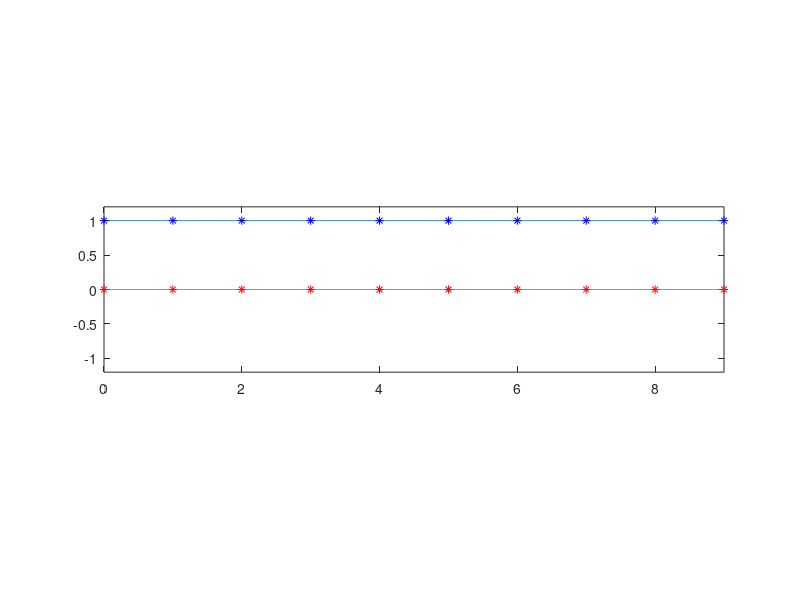
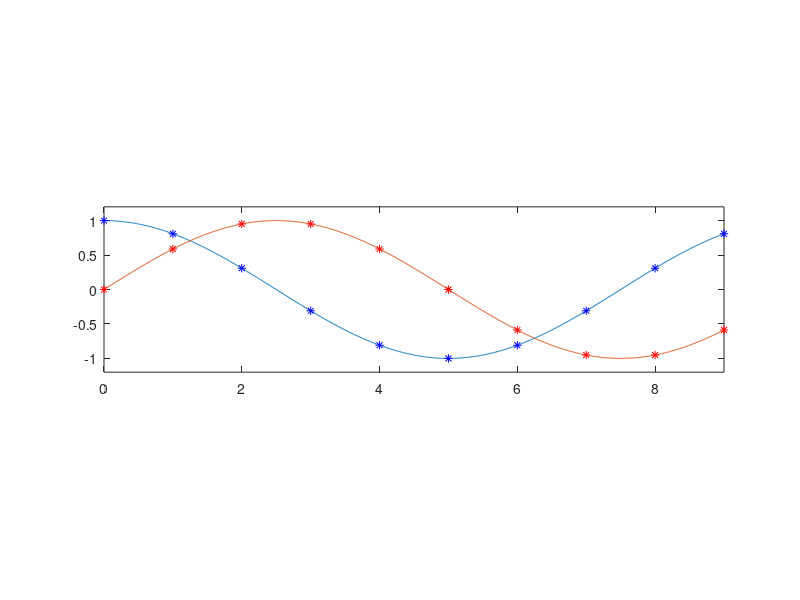
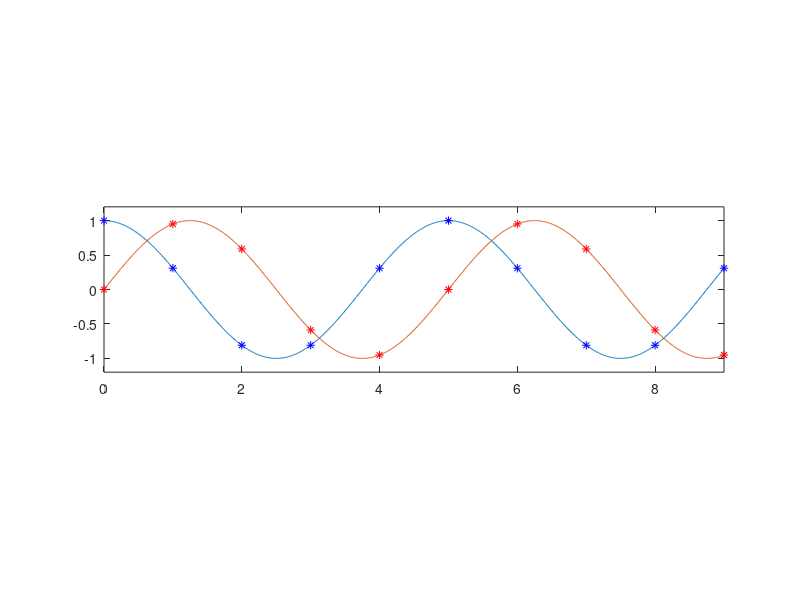
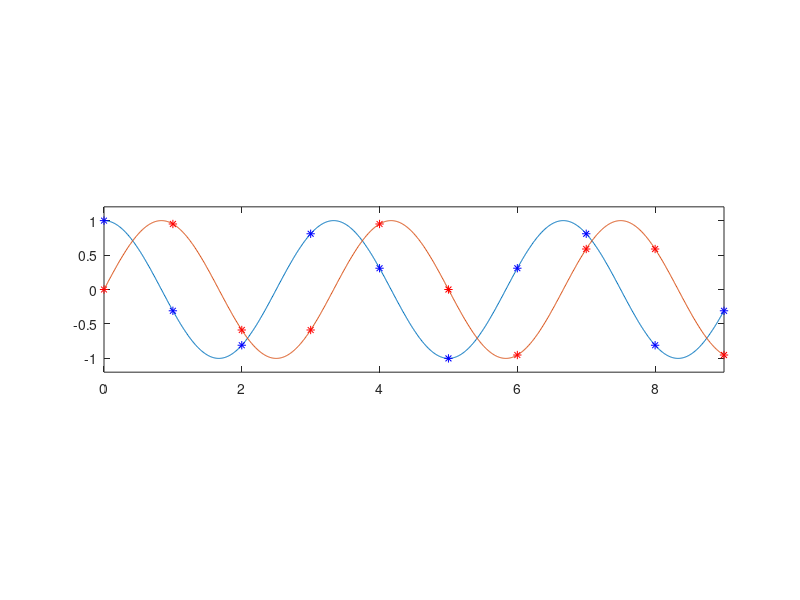

Reproduce these figures in MATLAB, in order.
M = 10;
xk = 1;
x = linspace(0,9,1000);
for i = 0:9
  valos = cos((2*pi/M)*i*x);
  imag = sin((2*pi/M)*i*x);
  figure;
  plot (x,valos,x,imag);
  hold on;
  for j = 0:9
      minta = (2*pi/M)*i*j;
      plot(j,cos(minta),"*b",j,sin(minta),"*r");
  end 
  axis equal;
  axis([0 9 -1.2 1.2]);
  hold off;
end
for i = 0:9
  valos = cos((2*pi/M)*i*x);
  imag = sin((2*pi/M)*i*x); 
  ampl = sqrt(valos.^2 + imag.^2);
  fazis = atan2(imag, valos);
  figure;
  plot(x,ampl,x,fazis);
  hold on;
  for j = 0:9
    minta = (2*pi/M)*i*j;
    amplminta = sqrt(cos(minta).^2 + sin(minta).^2);
    fazisminta = atan2(sin(minta), cos(minta));
    plot(j, amplminta, '*b',j, fazisminta, '*r');
  end
  axis equal;
  axis([0 9 -3.2 3.2]);
  hold off;
  figure;
  for l = 0:9
    valosp = cos((2*pi/M)*i*l);
    imagp = sin((2*pi/M)*i*l);
    plot(valosp, imagp, "*r");
    axis equal;
    hold on;
  end
  hold off;
end


      